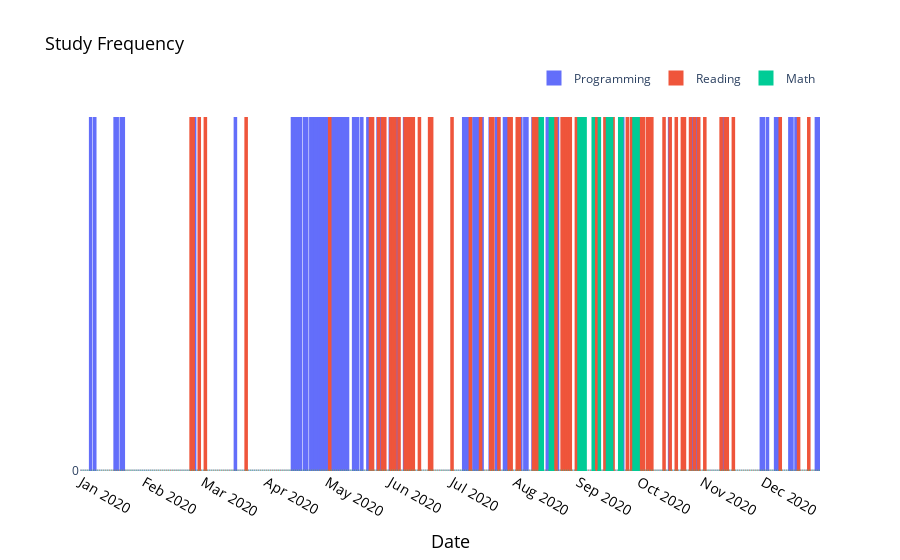

Notebook code cell kept with this figure:
### Code cell
fig = go.Figure()
fig.add_trace(go.Bar(x=daily['date'], y=daily['programming'], name="Programming",marker_color='#636EFA', marker_line_color='#636EFA'))
fig.add_trace(go.Bar(x=daily['date'], y=daily['reading'], name="Reading",marker_color='#EF553B', marker_line_color='#EF553B'))
fig.add_trace(go.Bar(x=daily['date'], y=daily['math'], name="Math",marker_color='#00CC96', marker_line_color='#00CC96'))
fig.update_traces(hovertemplate='%{x}')
fig.update_xaxes(title_text='Date',
                 tickfont=dict( color='Black', size=14),
                 nticks=12,
                 title_font=dict(size=18, color='Black'))
fig.update_yaxes(nticks=1)

fig.update_traces(marker_line_width=3)

fig.update_layout(plot_bgcolor='White', 
                  paper_bgcolor="White",
                  title_text="Study Frequency",
                  title_font=dict(size=18, color='Black'))

fig.update_layout(legend=dict(
    orientation="h",
    yanchor="bottom",
    y=1.02,
    xanchor="right",
    x=1
))
fig.show()
pio.write_html(fig, file='year_in_review/StudyFrequency.html', auto_open=False)

### Figure 1 — Plotly figure (JSON) as saved in the notebook; plotly's stock layout.template omitted (floating-point values rounded to 4 significant figures; data arrays with more than 128 entries replaced by an {"elided": "..."} marker saying what was removed)
{"data": [{"hovertemplate": "%{x}", "marker": {"color": "#636EFA", "line": {"color": "#636EFA", "width": 3}}, "name": "Programming", "type": "bar", "x": {"elided": "363 str values"}, "y": {"elided": "363 int values"}}, {"hovertemplate": "%{x}", "marker": {"color": "#EF553B", "line": {"color": "#EF553B", "width": 3}}, "name": "Reading", "type": "bar", "x": {"elided": "363 str values"}, "y": {"elided": "363 int values"}}, {"hovertemplate": "%{x}", "marker": {"color": "#00CC96", "line": {"color": "#00CC96", "width": 3}}, "name": "Math", "type": "bar", "x": {"elided": "363 str values"}, "y": {"elided": "363 int values"}}], "layout": {"autosize": true, "legend": {"orientation": "h", "x": 1, "xanchor": "right", "y": 1.02, "yanchor": "bottom"}, "paper_bgcolor": "White", "plot_bgcolor": "White", "title": {"font": {"color": "Black", "size": 18}, "text": "Study Frequency"}, "xaxis": {"autorange": true, "nticks": 12, "range": ["2019-12-31 12:00", "2020-12-28 12:00"], "tickfont": {"color": "Black", "size": 14}, "title": {"font": {"color": "Black", "size": 18}, "text": "Date"}, "type": "date"}, "yaxis": {"autorange": true, "nticks": 1, "range": [0, 1.053], "type": "linear"}}}
